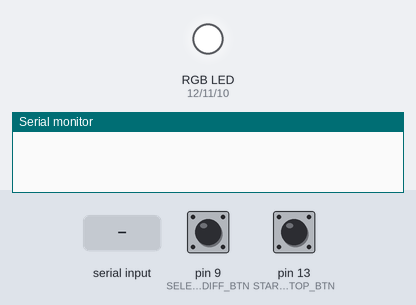
The program below on a simulated Arduino Uno, built with avr-gcc and run on an emulated ATmega328P. Shown: an RGB LED mixed from three pins (HIGH = lit), the last lines printed to the serial monitor. Dashed ring = blinking. The inputs (shaded band) are chosen by the test bench; at power-on: pin 13 (START_STOP_BTN) HIGH, pin 9 (SELECT_DIFF_BTN) HIGH. Random numbers use the default seed unless the program sets one.

Above: at 1.2 s.
1.3 s: pin 13 (START_STOP_BTN) pulled LOW for 0.15 s
At 2.9 s:
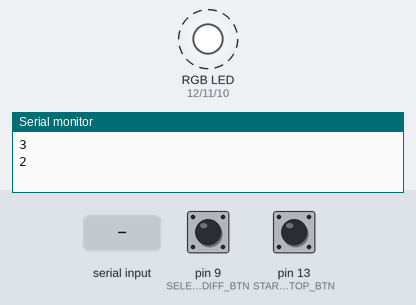
4.4 s: "1\n" received over Serial
At 5.6 s:
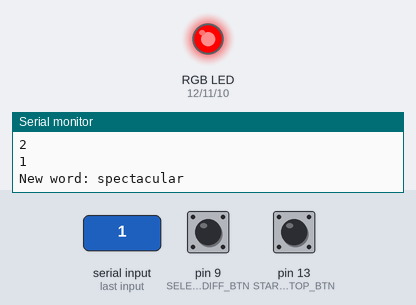
5.9 s: pin 13 (START_STOP_BTN) pulled LOW for 1 s
At 6.8 s:
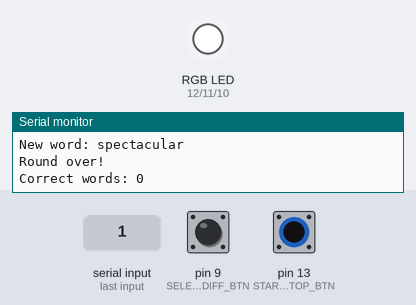
8.4 s: pin 9 (SELECT_DIFF_BTN) pulled LOW for 0.15 s
10.0 s: pin 9 (SELECT_DIFF_BTN) pulled LOW for 1 s
12.5 s: pin 9 (SELECT_DIFF_BTN) driven LOW and pin 13 (START_STOP_BTN) driven LOW
At 16.5 s:
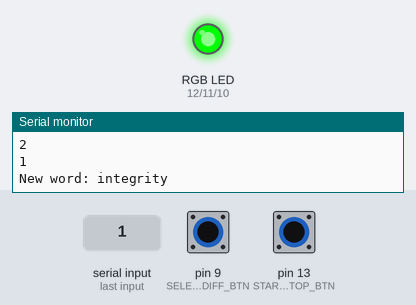
Timing chart, 0 to 46.9 s (numbered marks = the images above; inputs shaded):
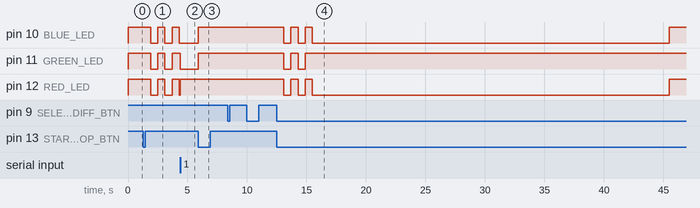

The program:

main.cpp
```cpp
#include <Arduino.h>

/* viteza de transmisie a datelor pentru comunicarea seriala */
#define BAUD_RATE 28800

/* dificultatile posibile pentru joc */
#define EASY 0
#define MEDIUM 1
#define HARD 2

/* pinii aferenti butoanelor de start/stop si de selectare a dificultatii */
#define START_STOP_BTN 13 /* acestui buton ii corespunde intreruperea de tip pin change PCINT5 */
#define SELECT_DIFF_BTN 9 /* acestui buton ii corespunde intreruperea de tip pin change PCINT1 */

/* pinii aferenti LED-ului RGB */
#define RED_LED 12
#define GREEN_LED 11
#define BLUE_LED 10

/* valoarea implicita pentru timerele folosite la implementarea debouncing-ului si a duratei evenimentelor (e.g. durata unei runde) */
#define DEFAULT_TIME 0

/* limitele numaratorii inverse folosite la inceperea jocului */
#define COUNTER_TOP 3
#define COUNTER_BOTTOM 1

/* culorile pe care le poate avea LED-ul RGB in cadrul jocului */
#define RED_COLOR 1
#define GREEN_COLOR 2
#define WHITE_COLOR 3

/* caracterul ASCII aferent tastei Backspace */
#define BACKSPACE_CHAR '\b'

/* sirul de caractere vid, folosit la resetarea string-ului care retine cuvantul tastat */
#define EMPTY_STRING ""

/* intervalul de timp alocat pentru fiecare comutare a starii LED-ului RGB */
const unsigned int ledTogglingInterval = 600;

/* intervalul de timp alocat in total numaratorii */
const unsigned int countdownInterval = 3000;

/* intervalul de timp alocat fiecarei runde */
const unsigned int roundInterval = 30000;

/* timpul de debounce pentru butonul de start/stop */
const unsigned long debounceDelayStartStopBtn = 200;

/* momentul de timp in care a avut loc ultima intrerupere generata de butonul de start/stop */
volatile unsigned long lastStartStopInterruptTime = DEFAULT_TIME;

/* timpul de debounce pentru butonul de selectare a dificultatii */
const unsigned long debounceDelaySelectDiffBtn = 200;

/* momentul de timp in care a avut loc ultima intrerupere generata de butonul de selectare a dificultatii */
volatile unsigned long lastSelectDiffInterruptTime = DEFAULT_TIME;

/* retine daca runda a inceput sau nu */
volatile bool roundStarted = false;

/* retine daca numaratoarea a inceput sau nu */
volatile bool countdownStarted = false;

/* timer folosit pentru numaratoare, memoreaza momentul de timp precedent */
volatile unsigned long lastCountdownTime = DEFAULT_TIME;

/* timer folosit pentru numaratoare, memoreaza momentul de timp in care a inceput numaratoarea */
volatile unsigned long countdownStartTime = DEFAULT_TIME;

/* retine valoarea curenta a numaratorii inverse */
volatile uint8_t reverseCounter = 3;

/* retine daca se poate actualiza valoarea numaratorii, intrucat vrem sa numaram doar la clipirea completa a LED-ului */
volatile bool canUpdateCounter = true;

/* timer folosit pentru runde, memoreaza momentul de timp in care a inceput runda */
unsigned long roundStartTime = DEFAULT_TIME;

/* timer folosit pentru generarea de cuvinte noi, memoreaza momentul de timp (in secunde) in care a aparut noul cuvant */
unsigned long newWordStartSeconds = 0;

/* dictionar de cuvinte care vor fi afisate intr-o ordine aleatorie in cadrul unei runde */
char* words[] = {(char*)"mystery", (char*)"horizon", (char*)"delicate", (char*)"wilderness", (char*)"integrity",
                 (char*)"synchronize", (char*)"enthusiasm", (char*)"curiosity", (char*)"formidable", (char*)"adventure",
                 (char*)"tranquility", (char*)"imagination", (char*)"resilience", (char*)"mesmerizing", (char*)"challenge",
                 (char*)"vibrant", (char*)"remarkable", (char*)"perception", (char*)"elaborate", (char*)"discovery",
                 (char*)"ephemeral", (char*)"innovation", (char*)"extraordinary", (char*)"phenomenon", (char*)"commitment",
                 (char*)"sensation", (char*)"courageous", (char*)"picturesque", (char*)"inspiration", (char*)"unpredictable",
                 (char*)"metamorphosis", (char*)"illumination", (char*)"perspective", (char*)"exhilarating", (char*)"magnificent",
                 (char*)"harmonious", (char*)"accomplishment", (char*)"spectacular", (char*)"authenticity"};

/* numarul de cuvinte din dictionar */
uint8_t wordsNumber = sizeof(words) / sizeof(words[0]);

/* dificultatea curenta a jocului */
volatile uint8_t gameDifficulty = EASY;

/* secundele alocate fiecarui cuvant in functie de dificultatea aleasa */
uint8_t secondsPerGameDifficulty[3] = {5, 4, 3};

/* retine daca cuvantul tastat este corect sau nu */
bool correctWord = false;

/* retine daca trebuie sa se schimbe cuvantul (i.e. sa se genereze altul) sau nu */
bool changeWord = true;

/* cuvantul curent de tastat */
char* currentWord = nullptr;

/* numarul de cuvinte tastate corect intr-o runda */
uint8_t numCorrectWords = 0;

/* cuvantul tastat de jucator */
String typedWord = EMPTY_STRING;

/* secundele care au trecut de la pornirea programului, aceasta variabila se va incrementa o data la o secunda in cadrul unei intreruperi
generate de Timer1 */
volatile unsigned long seconds = DEFAULT_TIME;

/*
 * Functie ce seteaza culoarea LED-ului RGB
 *
 * @param ledColor - noua culoare a LED-ului RGB
 */
void setRGBColor(uint8_t ledColor) {
  /* aprinde si/sau stinge LED-urile componente in functie de culoarea dorita */
  if (ledColor == RED_COLOR) {
    /* aprinde LED-ul rosu si le stinge pe cel verde si cel albastru */
    digitalWrite(RED_LED, HIGH);
    digitalWrite(GREEN_LED, LOW);
    digitalWrite(BLUE_LED, LOW);
  } else if (ledColor == GREEN_COLOR) {
    /* aprinde LED-ul verde si le stinge pe cel rosu si cel albastru */
      digitalWrite(RED_LED, LOW);
      digitalWrite(GREEN_LED, HIGH);
      digitalWrite(BLUE_LED, LOW);
  } else if (ledColor == WHITE_COLOR) {
    /* aprinde toate cele 3 LED-uri pentru a forma culoarea alba care indica starea de repaus a jocului */
      digitalWrite(RED_LED, HIGH);
      digitalWrite(GREEN_LED, HIGH);
      digitalWrite(BLUE_LED, HIGH);
  }
}

/*
 * Functie ce comuta starea LED-ului RGB
 *
 * @param state - noua stare a LED-ului RGB
 */
void toggleRGBLed(bool state) {
  /* opreste sau aprinde LED-ul RGB */
  if (state == LOW) {
    /* opreste LED-ul RGB */
    digitalWrite(RED_LED, LOW);
    digitalWrite(GREEN_LED, LOW);
    digitalWrite(BLUE_LED, LOW);
  } else if (state == HIGH) {
      /* aprinde LED-ul RGB */
      digitalWrite(RED_LED, HIGH);
      digitalWrite(GREEN_LED, HIGH);
      digitalWrite(BLUE_LED, HIGH);
  }
}

/*
 * Functie ce se ocupa de oprirea unei runde fie la terminarea timpului alocat, fie la apasarea butonului de stop
 *
 */
void stopRound() {
  /* reseteaza timerele folosite */
  countdownStartTime = DEFAULT_TIME;
  lastCountdownTime = DEFAULT_TIME;

  /* marcheaza runda ca fiind oprita */
  roundStarted = false;

  /* marcheaza numaratoarea ca fiind oprita */
  countdownStarted = false;

  /* reseteaza posibilitatea de a actualiza valoarea numaratorii */
  canUpdateCounter = true;

  /* reseteaza valoarea numaratorii, pornind de la limita superioara */
  reverseCounter = COUNTER_TOP;

  /* afiseaza faptul ca runda s-a incheiat, precum si scorul obtinut de jucator */
  Serial.println("\nRound over!\nCorrect words: " + String(numCorrectWords) + "\n");

  /* reseteaza numarul de cuvinte tastate corect */
  numCorrectWords = 0;

  /* seteaza culoarea LED-ului RGB in alb */
  setRGBColor(WHITE_COLOR);

}

/*
 * Functie ce se ocupa de gestionarea apasarilor butonului de start/stop i.e. implementeaza debouncing, porneste sau opreste runda, inclusiv numaratoarea inversa
 *
 */
void startStopHandler() {
  /* timer folosit pentru debouncing, memoreaza cate milisecunde au trecut de la pornirea programului */
  unsigned long startStopInterruptTime = millis();

  /* verifica daca butonul a fost mentinut apasat pentru cel putin debounceDelayStartStopBtn milisecunde */
  if (startStopInterruptTime - lastStartStopInterruptTime > debounceDelayStartStopBtn) {
    /* verifica daca runda si numaratoarea nu au inceput, caz in care le porneste, iar in caz contrar opreste runda */
    if (!roundStarted && !countdownStarted) {
      /* marcheaza pornirea numaratorii inverse */
      countdownStarted = true;

      /* stinge LED-ul RGB */
      toggleRGBLed(LOW);
    } else if (roundStarted) {
        /* opreste runda */
        stopRound();
    }
  }

  /* momentul de timp curent devine cel precedent la urmatoarea intrare in functie */
  lastStartStopInterruptTime = startStopInterruptTime;
}

/*
 * Functie ce se ocupa de gestionarea apasarilor butonului de selectare a dificultatii i.e. implementeaza debouncing si schimba dificultatea jocului in functie de cea curenta
 *
 */
void selectGameDifficultyHandler() {
  /* timer folosit pentru debouncing, memoreaza cate milisecunde au trecut de la pornirea programului */
  unsigned long selectDiffInterruptTime = millis();

  /* verifica daca butonul a fost mentinut apasat pentru cel putin debounceDelaySelectDiffBtn milisecunde, iar runda si numaratoarea nu au inceput */
  if (selectDiffInterruptTime - lastSelectDiffInterruptTime > debounceDelaySelectDiffBtn && !roundStarted && !countdownStarted) {
    /* verifica dificultatea curenta a jocului si selecteaza pe urmatoarea */
    switch (gameDifficulty) {
      /* daca dificultatea curenta e "easy" */
      case EASY:
        /* selecteaza dificultatea "medium" si afiseaza un mesaj corespunzator */
        gameDifficulty = MEDIUM;
        Serial.println("Medium mode on!");
        break;

      /* daca dificultatea curenta e "medium" */
      case MEDIUM:
        /* selecteaza dificultatea "hard" si afiseaza un mesaj corespunzator */
        gameDifficulty = HARD;
        Serial.println("Hard mode on!");
        break;

      /* daca dificultatea curenta e "hard" */
      case HARD:
        /* selecteaza dificultatea "easy" si afiseaza un mesaj corespunzator */
        gameDifficulty = EASY;
        Serial.println("Easy mode on!");
        break;
    }
  }

  /* momentul de timp curent devine cel precedent la urmatoarea intrare in functie */
  lastSelectDiffInterruptTime = selectDiffInterruptTime;
}

/*
 * Functie ce se ocupa de golirea buffer-ului alocat comunicarii pe portul serial, deoarece nu vrem ca datele transmise in afara unei runde sa fie folosite la verificarea tastarii corecte a primului cuvant generat la inceperea unei noi runde
 *
 */
void clearSerialBuffer(){
  /* verifica daca sunt date in buffer care asteapta sa fie citite */
  while(Serial.available()) {
    /* citeste caracterele din buffer */
    Serial.read();
  }
}

/*
 * Functie ce se ocupa de numaratoarea inversa premergatoare inceperii unei runde
 *
 */
void countdownHandler() {
  /* timer folosit pentru numaratoare, memoreaza cate milisecunde au trecut de la pornirea programului */
  unsigned long countdownTime = millis();

  /* verifica daca au trecut ledTogglingInterval milisecunde de la ultima comutare a starii LED-ului RGB */
  if ((countdownTime - lastCountdownTime) >= ledTogglingInterval) {
    /* seteaza momentul de timp in care a inceput numaratoarea */
    if (!countdownStartTime) {
      countdownStartTime = millis();
    }

    /* momentul de timp curent devine cel precedent */
    lastCountdownTime = countdownTime;

    /* comuta starea LED-ului RGB */
    toggleRGBLed(!digitalRead(RED_LED));

    /* verifica daca se poate actualiza valoarea numaratorii si daca nu s-a ajuns la limita inferioara a acesteia */
    if (canUpdateCounter && reverseCounter >= COUNTER_BOTTOM) {
      /* afiseaza numaratoarea */
      Serial.println(reverseCounter);

      /* decrementeaza valoarea numaratorii */
      reverseCounter--;
    }

    /* comuta posibilitatea de a actualiza numaratoarea, deoarece vrem sa facem acest lucru doar la clipirea completa a LED-ului */
    canUpdateCounter = !canUpdateCounter;
  }

  /* verifica daca au trecut countdownInterval milisecunde de la inceperea numaratorii */
  if ((countdownTime - countdownStartTime) >= countdownInterval) {
    /* reseteaza timerele folosite */
    countdownStartTime = DEFAULT_TIME;
    lastCountdownTime = DEFAULT_TIME;
    newWordStartSeconds = DEFAULT_TIME;

    /* marcheaza momentul de timp in care s-a terminat numaratoarea ca fiind inceputul rundei */
    roundStartTime = millis();

    /* marcheaza numaratoarea ca fiind oprita */
    countdownStarted = false;

    /* marcheaza runda ca fiind pornita */
    roundStarted = true;

    /* reseteaza posibilitatea de a actualiza valoarea numaratorii */
    canUpdateCounter = true;

    /* marcheaza necesitatea de a genera un cuvant nou */
    changeWord = true;

    /* reseteaza valoarea numaratorii, pornind de la limita superioara */
    reverseCounter = COUNTER_TOP;

    /* goleste string-ul asociat cuvantului tastat */
    typedWord = EMPTY_STRING;

    /* goleste buffer-ul alocat comunicarii seriale */
    clearSerialBuffer();

    /* seteaza culoarea LED-ului RGB in verde */
    setRGBColor(GREEN_COLOR);
  }
}

/*
 * Functie ce se ocupa de generarea unui nou cuvant de tastat
 *
 */
char* generateNewWord() {
  /* returneaza un cuvant aleator din dictionarul de cuvinte, folosind un indice aleator cuprins intre 0 si wordsNumber, exclusiv */
  return words[random(wordsNumber)];
}

/*
 * Functie ce se ocupa de desfasurarea unei runde
 *
 */
void roundHandler() {
  /* timer folosit pentru runde, memoreaza cate milisecunde au trecut de la pornirea programului */
  unsigned long roundTime = millis();

  /* verifica daca timpul alocat rundei nu s-a scurs */
  if ((roundTime - roundStartTime) <= roundInterval) {
    /* verifica daca trebuie generat un nou cuvant de tastat */
    if (changeWord) {
      /* genereaza un nou cuvant de tastat */
      currentWord = generateNewWord();

      /* memoreaza momentul de timp (in secunde) in care a aparut noul cuvant */
      newWordStartSeconds = seconds;

      /* reseteaza necesitatea generarii unui nou cuvant de tastat */
      changeWord = false;

      /* afiseaza noul cuvant de tastat */
      Serial.println("\nNew word: " + String(currentWord));
    }

    /* verifica daca au trecut secundele alocate cuvantului in functie de dificultatea jocului sau daca acesta a fost tastat corect */
    if ((seconds - newWordStartSeconds) >= secondsPerGameDifficulty[gameDifficulty] || correctWord) {
      /* reseteaza faptul ca vechiul cuvant a fost tastat corect */
      correctWord = false;

      /* seteaza necesitatea generarii unui nou cuvant de tastat */
      changeWord = true;

      /* goleste string-ul asociat cuvantului tastat */
      typedWord = EMPTY_STRING;
    } else {
        /* verifica daca sunt date in buffer-ul alocat comunicarii pe portul serial care asteapta sa fie citite */
        if (Serial.available()) {
          /* citeste urmatorul caracter din buffer */
          char readChar = Serial.read();

          /* verifica daca caracterul citit a fost un Backspace */
          if (readChar == BACKSPACE_CHAR) {
            /* sterge ultimul caracter tastat */
            typedWord.remove(typedWord.length() - 1);
          } else {
              /* adauga noul caracter la string-ul asociat cuvantului tastat */
              typedWord += readChar;

              /* verifica daca caracterele tastate nu corespund cuvantului care trebuie scris */
              if (strncmp(typedWord.c_str(), currentWord, typedWord.length()) != 0) {
                /* seteaza culoarea LED-ului RGB in rosu */
                setRGBColor(RED_COLOR);
              } else {
                  /* seteaza culoarea LED-ului RGB in verde */
                  setRGBColor(GREEN_COLOR);

                  /* verifica daca s-a tastat corect tot cuvantul */
                  if (typedWord.length() == String(currentWord).length()) {
                    /* marcheaza faptul ca tastarea cuvantului este corecta */
                    correctWord = true;

                    /* incrementeaza numarul de cuvinte tastate corect */
                    numCorrectWords++;
                  }
              }
          }
        }
    }
  } else {
      /* opreste runda la trecerea intervalului alocat rundei */
      stopRound();
  }
}

/*
 * Functie ce asociaza intreruperilor declansate de butoanele de start/stop si de selectare a dificultatii cate un handler
 *
 */
ISR(PCINT0_vect){
  /* verifica daca intreruperea a fost declansata de butonul de start/stop */
  if ((PINB & (1 << PB5)) == 0){
      /* apeleaza handler-ul asociat acestui buton */
      startStopHandler();
  }

  /* verifica daca intreruperea a fost declansata de butonul de selectare a dificultatii */
  if ((PINB & (1 << PB1)) == 0){
      /* apeleaza handler-ul asociat acestui buton */
      selectGameDifficultyHandler();
  }
}

/*
 * Functie ce incrementeaza secundele trecute de la pornirea programului la declansarea unei intreruperi de tip Timer/Counter1 Compare Match A
 *
 */
ISR(TIMER1_COMPA_vect) {
  seconds++;
}

void setup() {
  /* seteaza LED-urile componente LED-ului RGB ca output */
  pinMode(RED_LED, OUTPUT);
  pinMode(GREEN_LED, OUTPUT);
  pinMode(BLUE_LED, OUTPUT);

  /* seteaza culoarea LED-ului RGB in alb pentru a indica starea de repaus */
  setRGBColor(WHITE_COLOR);

  /* seteaza cele doua butoane folosite ca input si activeaza rezistentele de pull-up aferente */
  pinMode(START_STOP_BTN, INPUT_PULLUP);
  pinMode(SELECT_DIFF_BTN, INPUT_PULLUP);

  /* incepe comunicarea seriala cu o viteza de transmisie a datelor data de BAUD_RATE */
  Serial.begin(BAUD_RATE);

  /* activeaza vectorul de intreruperi pentru intreruperile de tip PCINT0 */
  PCICR |= (1 << PCIE0);

  /* activeaza intreruperile de tip pin change pe pin-urile PCINT1 si PCINT5 */
  PCMSK0 |= ((1 << PCINT1) | (1 << PCINT5));

  /* reseteaza TCCR1A */
  TCCR1A = 0;

  /* seteaza Timer1 in mod CTC si Prescaler la 256 */
  TCCR1B = (1 << WGM12) | (1 << CS12);

  /* activeaza interuperea la atingerea valorii OCR1A de catre contorul asociat lui Timer1 */
  TIMSK1 |= (1 << OCIE1A);

  /* seteaza valoarea asociata unei frecvente de 1 Hz pentru Timer1 */
  OCR1A = 62500;

  /* activeaza intreruperile la nivel global */
  sei();
}

void loop() {
  /* verifica daca numaratoarea sau runda sunt incepute */
  if (countdownStarted) {
    /* gestioneaza numaratoarea inversa */
    countdownHandler();
  } else if (roundStarted) {
      /* gestioneaza runda */
      roundHandler();
  }
}
```

Measured:
- after the input at 1.3 s, pin 10 (BLUE_LED), pin 11 (GREEN_LED), pin 12 (RED_LED): alternates HIGH for 0.60 s and LOW for 0.60 s, starting after 0.60 s
- after the input at 4.4 s, pin 11 (GREEN_LED): HIGH → LOW at once; pin 12 (RED_LED): LOW → HIGH at once
- after the input at 5.9 s, pin 10 (BLUE_LED), pin 11 (GREEN_LED): LOW → HIGH at once
- after the input at 12.5 s, pin 10 (BLUE_LED), pin 12 (RED_LED): goes LOW 0.60 s, HIGH 0.60 s, LOW 0.60 s, HIGH 0.60 s, LOW 30.0 s, then HIGH, starting after 0.60 s; pin 11 (GREEN_LED): alternates HIGH for 0.60 s and LOW for 0.60 s, 4 changes in all, then stays HIGH, starting after 0.60 s
